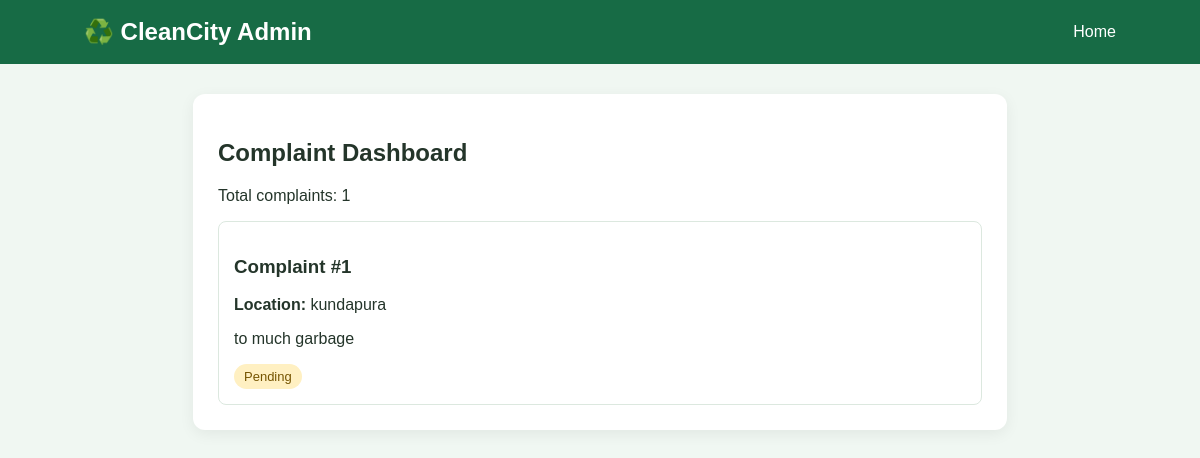
The page /admin on the database its author committed.
### tables this page shows
CREATE TABLE complaints (
                id INTEGER PRIMARY KEY AUTOINCREMENT,
                location TEXT NOT NULL,
                description TEXT NOT NULL,
                status TEXT NOT NULL DEFAULT 'Pending'
            , photo TEXT, user_id INTEGER);

### app.py (the view)
@app.route("/admin")
def admin():
    with get_db() as db:
        complaints = db.execute(
            "SELECT * FROM complaints ORDER BY id DESC"
        ).fetchall()
    return render_template(
        "admin.html",
        complaints=complaints
    )

### app.py (called while the page is built)
def get_db():
    connection = sqlite3.connect(DB_PATH)
    connection.row_factory = sqlite3.Row
    return connection

### templates/admin.html (shortened to what this page needs)
<!DOCTYPE html>
<html lang="en">
<head>
    <link rel="stylesheet" href="{{ url_for('static', filename='style.css') }}">
</head>
<body>
    <header>
        <h2>♻️ CleanCity Admin</h2>
        <nav><a href="/">Home</a></nav>
    </header>
    <main>
        <section class="card">
            <h1>Complaint Dashboard</h1>
            <p>Total complaints: {{ complaints|length }}</p>
            {% for complaint in complaints %}
                <article class="complaint">
                    <h3>Complaint #{{ complaint.id }}</h3>
                    <p><strong>Location:</strong> {{ complaint.location }}</p>
                    <p>{{ complaint.description }}</p>
                    <span class="status">{{ complaint.status }}</span>
                </article>
            {% else %}
                <p>No complaints have been submitted yet.</p>
            {% endfor %}
        </section>
    </main>
</body>
</html>

### static/style.css (style rules this page uses)
* { box-sizing: border-box; }
body { margin: 0; font-family: Arial, sans-serif; background: #f0f7f2; color: #24352a; }
header { background: #176b45; color: white; padding: 18px 7%; display: flex; justify-content: space-between; align-items: center; flex-wrap: wrap; gap: 12px; }
header h2 { margin: 0; }
nav a { color: white; text-decoration: none; margin-left: 18px; }
main { max-width: 850px; margin: 30px auto; padding: 0 18px; }
.card { background: white; padding: 25px; border-radius: 12px; margin-bottom: 25px; box-shadow: 0 4px 15px #00000010; }
.complaint { border: 1px solid #dce8df; border-radius: 8px; padding: 15px; margin-top: 15px; overflow-wrap: anywhere; }
.status { display: inline-block; background: #fff0c2; color: #755400; padding: 5px 10px; border-radius: 15px; font-size: 13px; }

### rows shown on the page
complaints: id "1", location "kundapura", description "to much garbage", status "Pending"

### other values the page prints
{{ complaints|length }} "1"
